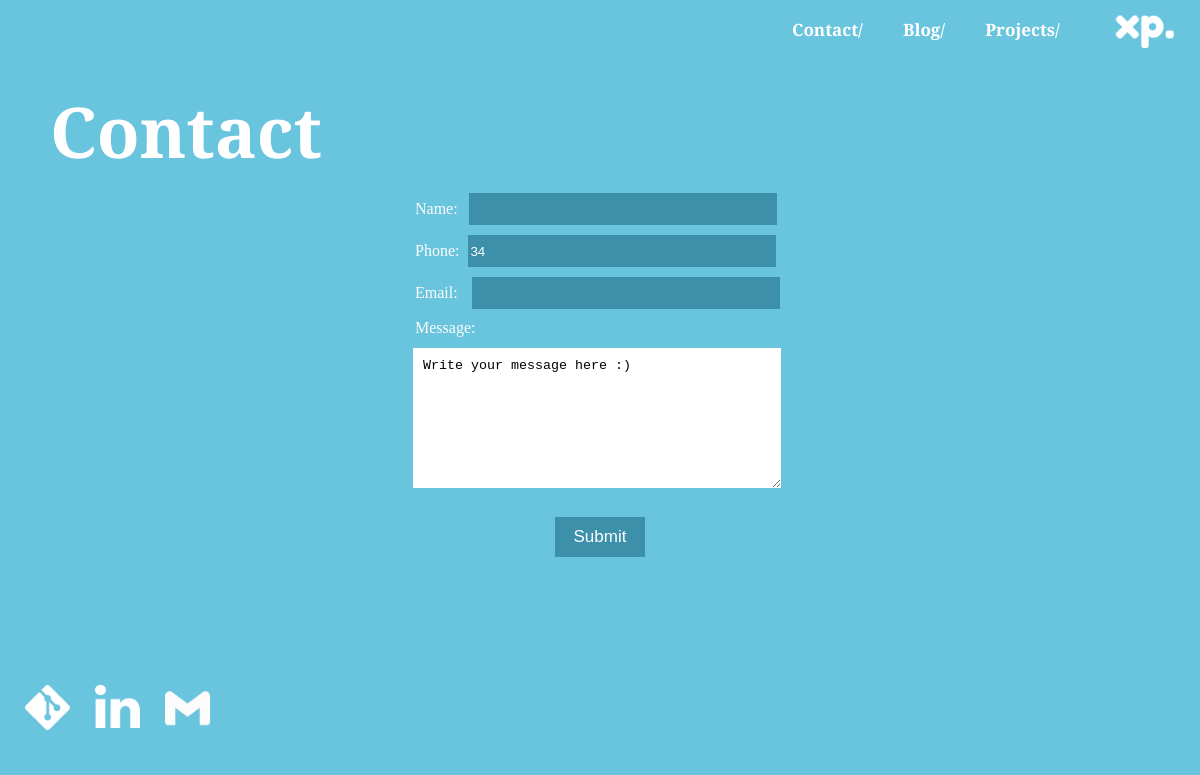
Page /contact/ on the committed database.
### mainapp/models.py (models this page shows, shortened)
class Opcion(models.Model):
    title = models.CharField(max_length=200, verbose_name='Título página')
    slug = models.CharField(unique=True,max_length=150,verbose_name="URL")
    created_at = models.DateTimeField(default=timezone.now,verbose_name="Fecha creación")
    updated_at = models.DateTimeField(default=timezone.now,verbose_name="Fecha modificación")

### mainapp/views.py (the view)
# urls.py: path('contact/', views.contact, name = 'contact' ),
def contact(request):
    formulario = FormularioContacto()
    if request.method == "POST":
        formulario = FormularioContacto(request.POST) #Con esto el formulario queda lleno
        if formulario.is_valid():
            formulario.save()
            messages.success(request,"Thanks for your message! I'll contact you within the next 24 hrs :) ")
            return redirect('contact')
    return render(request,'contact.html', {
        'form' : formulario,
        'title': 'Contact',
        'title_page': 'Contact'
    }) #aquí viaja la info que lleva el formulari0

### mainapp/forms.py
class FormularioContacto(forms.ModelForm):
    class Meta:
        model = EnviarContacto
        fields = '__all__'

### mainapp/processor.py (called while the page is built)
def get_opcion(request):
    pages = Opcion.objects.all().values_list('title','slug')
    return {
        'pages': pages
    }

def get_portfolio(request):
    projects = PostPortfolio.objects.all().values_list('title', 'text','languajes','framework','project_date','image')
    return {
        'projects': projects
    }

def get_blog(request):
    blog = Blog.objects.all().values_list('title','description','image','created_at','updated_at')
    return {
        'blog': blog
    }

### mainapp/templates/contact.html (shortened to what this page needs)
{% extends 'layout.html' %}
{% block content %}
<form action="" method = "POST" class="formulario_contacto">
    <ul>
        <li class = "form_style">Name: <span class = "form_style_box">{{form.title}}</span></li>
        <li class = "form_style">Phone: <span class = "form_style_box">{{form.phone}}</span></li>
        <li class = "form_style">Email: <span class = "form_style_box"> {{form.email}}</span></li>
        <li class = "form_style">Message: </li>
    </ul>
    <span class = "form_style">{{form.message}}</span>
    <input type ="submit" class ="button" value="Submit">
</form>
{% endblock %}

### mainapp/templates/layout.html (shortened to what this page needs)
{% load static %}
<!DOCTYPE html>
<html lang="en">
<head>
    <link rel="stylesheet" type="text/css" href="{% static 'css/styles.css' %}"/>
</head>
<body>
    <nav>
        <a href="{% url 'index'%}">
            <img src="{% static 'img/logo-xpilasi.png' %}"/>
        </a>
        <ul>
            {% for page in pages %}
                <li><a href="{% url page.1 %}">{{page.0}}</a></li>
            {% endfor %}
        </ul>
    </nav>
    <div class="title_page">
        {{title_page}}
    </div>
    <div id="content">
        {% block content %}
        {% endblock %}
    </div>
    <footer>
        <a href="#"><img class="logos-menu" src="{% static 'img/git-icon.png' %}"/></a>
        <a href="#"><img class="logos-menu" src="{% static 'img/linkedin-icon.png' %}"/></a>
        <a href="mailto: pilasiha@gmail.com"><img class="logos-menu" src="{% static 'img/gmail-icon.png' %}"/></a>
    </footer>
</body>
</html>

### mainapp/static/css/styles.css (style rules this page uses)
body { margin:0; background: rgb(105, 196, 222); font-family: Arial, Helvetica, sans-serif; color:rgb(44, 44, 44); text-decoration: none; position: relative; padding-bottom: 70px; text-decoration: none!important; }
ul { list-style: none; }
nav { width: 100%; height: 60px; background-color: rgb(105, 196, 222); font-size: 17px; margin:-17px auto; text-decoration: none; }
nav img { float:right; width: 110px; padding-top:0px; padding-left: 10px; }
img.logos-menu { float:left; width: 45px; padding-top:10px; padding-left: 25px; }
nav ul { list-style: none; padding-right: 20px; }
nav ul li { line-height: 60px; float: right; }
nav ul li a { font-family: 'Bitter', serif; color: white; font-weight:1000; display: block; padding-right: 20px; padding-left:20px; }
a:link { text-decoration: none!important; }
#content { margin-top: 20px; margin-left: auto; margin-right: auto; bottom:0; }
.title_page { width: 400px; margin-top:20px; margin-right: 0px; margin-left:50px; padding-top:20px; padding-bottom: 20px; text-align: left; font-size: 70px; height: 70px; font-family: 'Bitter', serif; color: white; font-weight:1000; border: 0px solid grey; }
.formulario_contacto { margin-left: auto; margin-right: auto; margin-bottom: 10%; width: 450px; padding-bottom: 10px; padding: 0; }
.form_style { color:rgb(252, 252, 252); padding-bottom: 10px; font-family: 'Bitter', serif; font-weight:300; margin: 0 auto; }
#id_message { margin-top: -15px; background: rgb(255, 255, 255); padding: 10px; margin-left: 38px; width: 348px; height: 120px; border: none; }
#id_email { margin-left:10px; color:rgb(255, 255, 255); background:rgb(61, 144, 169); border: none; height: 30px; width:304px; }
#id_title { margin-left:7px; color:rgb(255, 255, 255); background:rgb(61, 144, 169); border: none; height: 30px; width:304px; }
#id_phone { margin-left:5px; color:rgb(255, 255, 255); background:rgb(61, 144, 169); border: none; height: 30px; width:304px; }
.button { width: 90px; height: 40px; background-color: rgb(61, 144, 169); border: none; color: white; font-size: 17px; margin-top: 25px; margin-left: 180px; cursor: pointer; }
footer { width: 100%; padding: 1em 0; background-color: rgb(105, 196, 222); color: white; font-size: 17px; bottom:0; margin-top:20px; text-align: center; position: absolute; }

### rows in the picture
Opcion: title "Projects/"
Opcion: title "Blog/"
Opcion: title "Contact/", slug "Contact"
